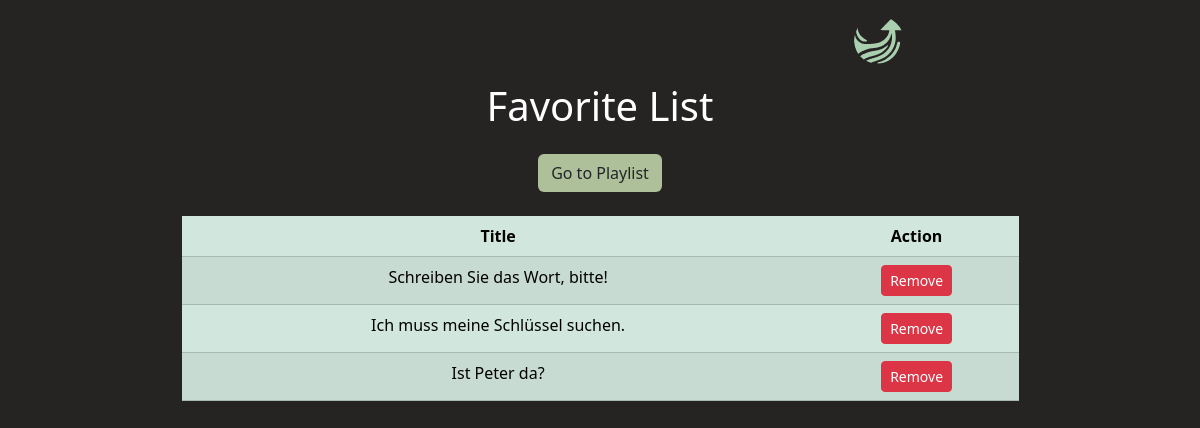
The app's page /api/deTextByEar/favorites/ (signed in) with its own data.
### deTextByEar/models.py (models this page shows, shortened)
class UserSaveDeTextByEar(models.Model):
    user = models.ForeignKey(User, on_delete=models.CASCADE)
    detext_by_ear = models.ForeignKey(DeTextByEar, on_delete=models.CASCADE)

class DeTextByEar(models.Model):
    title = models.CharField(max_length=255)
    text = models.TextField()
    translation_text = models.TextField()
    audio = models.FileField(upload_to=audio_file_name)
    level = models.CharField(max_length=6, default='A2-B1')

### deTextByEar/views.py (the view)
# urls.py: path('favorites/', favorite_list, name='favorites'),
@login_required
def favorite_list(request):
    favorites = UserSaveDeTextByEar.objects.filter(user=request.user)
    return render(request, 'deTextByEar/favorite_list.html', {'favorites': favorites})

### deTextByEar/templates/deTextByEar/favorite_list.html
{% extends 'index.html' %}
    {% load static %}
{% block content %}
<link rel="stylesheet" href="{% static 'css/styles_project.css' %}">
    <h1 class="mb-4">Favorite List</h1>
    <a href="{% url 'random_word_from_favorites' %}" class="btn color__light__green" >Go to Playlist</a>
<br>
<br>
    <div class="table-responsive">
        <table class="table table-striped table-success">
            <thead>
                <tr>
                    <th>Title</th>
                    <th>Action</th>
                </tr>
            </thead>
            <tbody>
                {% for favorite in favorites %}
                <tr>
                    <td>{{ favorite.detext_by_ear.title }}</td>
                    <td><a href="{% url 'remove_from_favorites' favorite.id %}" class="btn btn-danger btn-sm">Remove</a></td>
                </tr>
                {% endfor %}
            </tbody>
        </table>
    </div>
{% endblock %}

### static/css/styles_project.css (style rules this page uses)
.color__light__green { background-color: #AEC09A; }

### templates/index.html (style rules this page uses)
* { margin: 0; padding: 0; box-sizing: border-box; }
body { background-color: #262323; color: #FFFFFF; text-align: center; margin-top: 1rem; }

### records on screen
UserSaveDeTextByEar: detext_by_ear "Schreiben Sie das Wort, bitte!"
UserSaveDeTextByEar: detext_by_ear "Ich muss meine Schlüssel suchen."
UserSaveDeTextByEar: detext_by_ear "Ist Peter da?"
